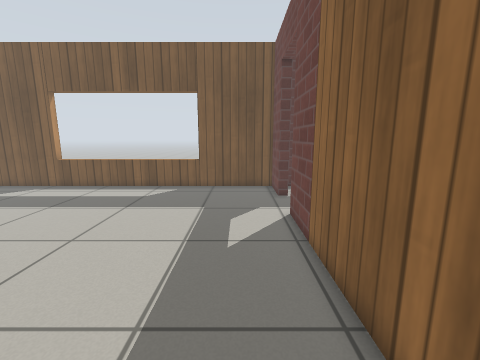
View 1 (above)

19 first-person views from a walk through a world built for the Gazebo simulator. The camera is 0.9 m above the floor, tilts 10° down and sees 90° across. The floor is counted in squares, 0.25 m on a side. Each view is taken from the middle of a square. On the plan, view 1 faces up. The plan holds only what a view shows up to about 20 squares ahead; the rest is blank. The place goes on beyond the plan. Gazebo's built-in surfaces are drawn with simple patterns. Some stock models are drawn as simple stand-ins.

View 2
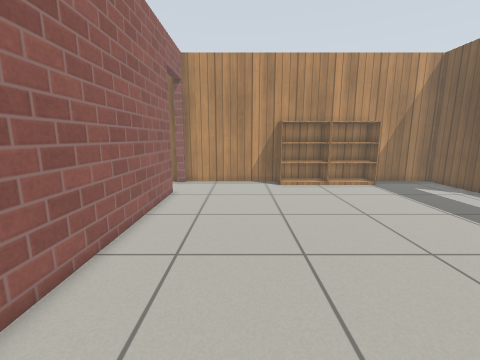

View 3
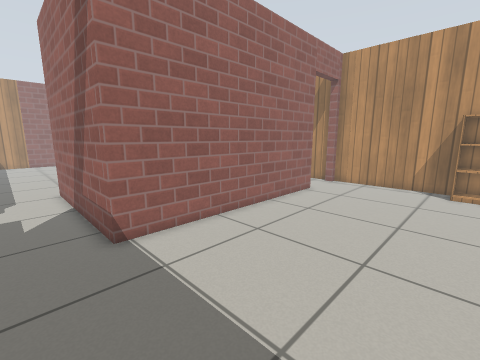

View 4
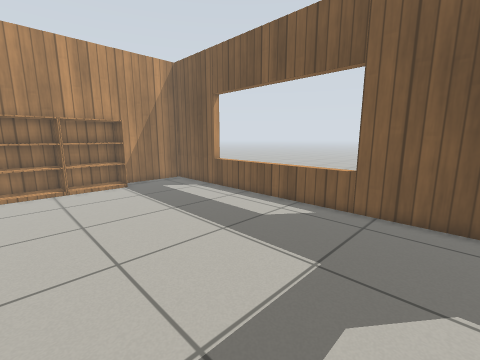

View 5
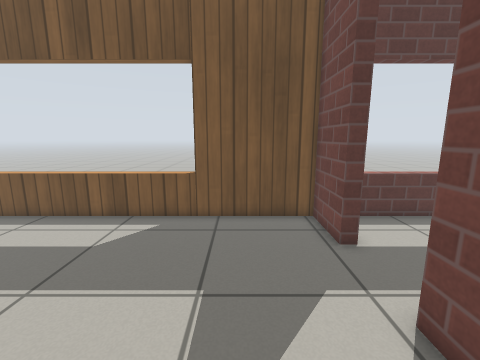

View 6
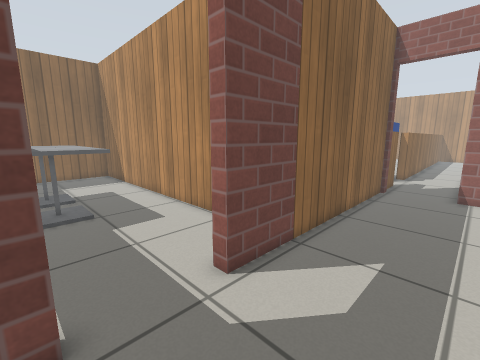

View 7
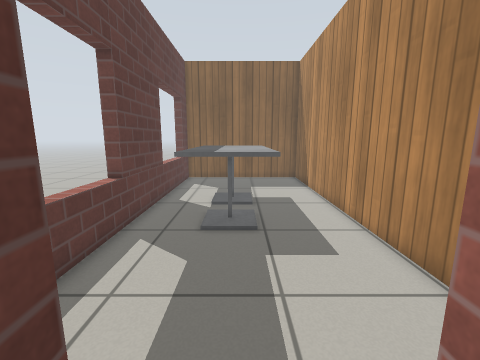

View 8
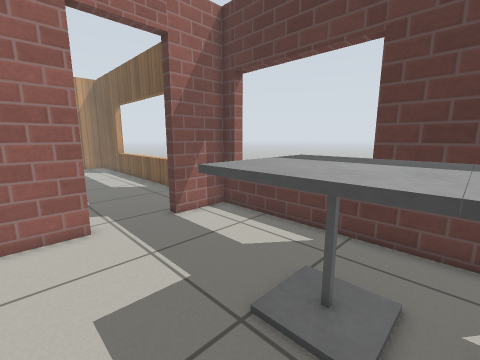

View 9
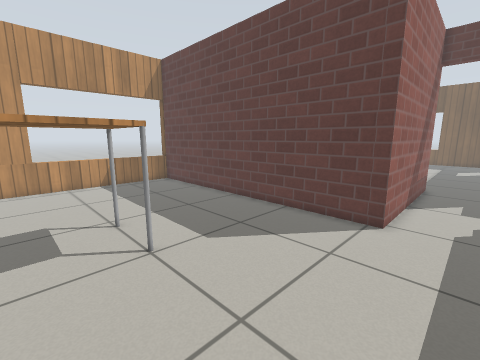

View 10
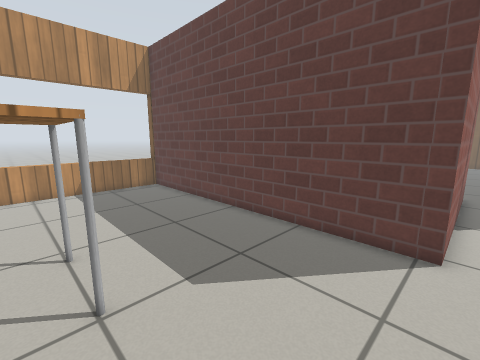

View 11
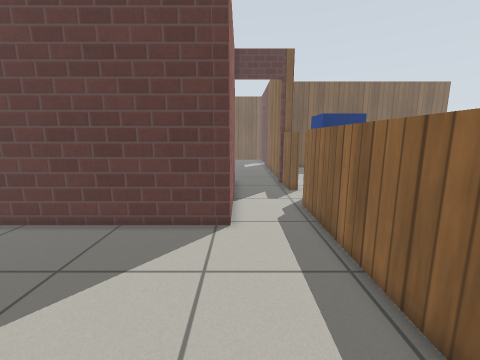

View 12
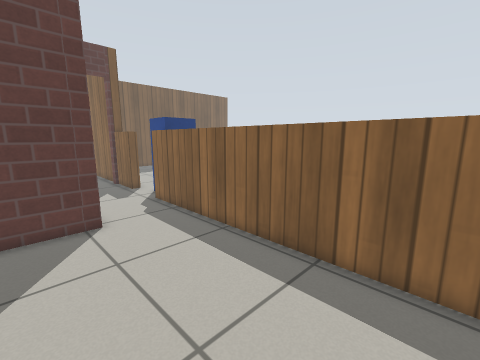

View 13
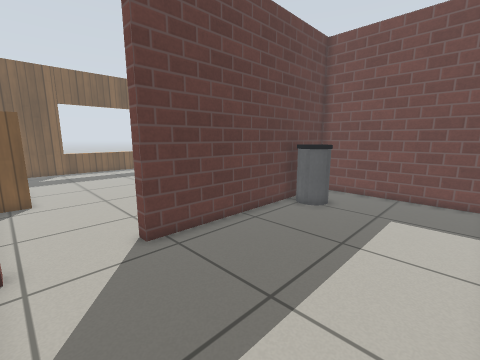

View 14
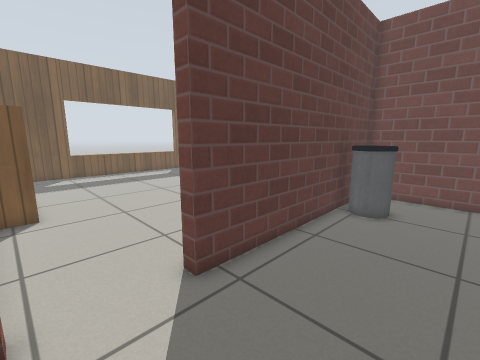

View 15
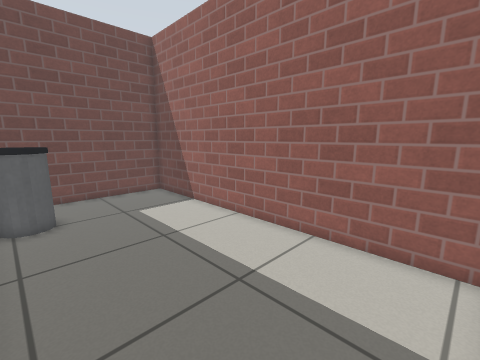

View 16
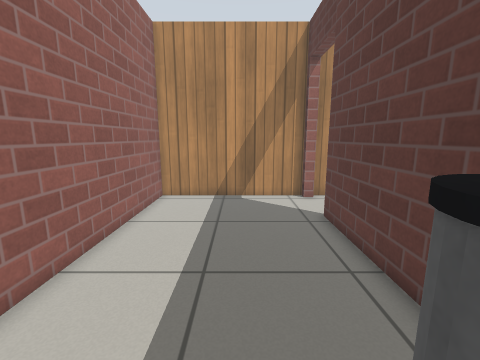

View 17
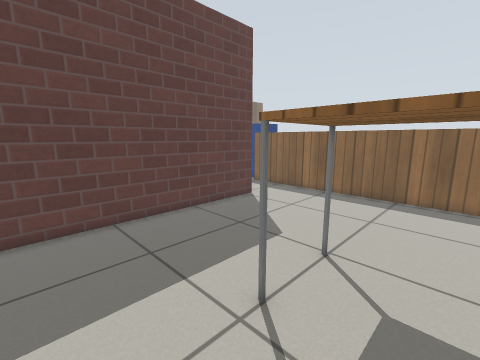

View 18
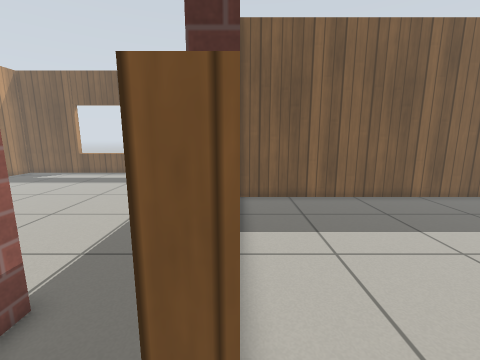

View 19
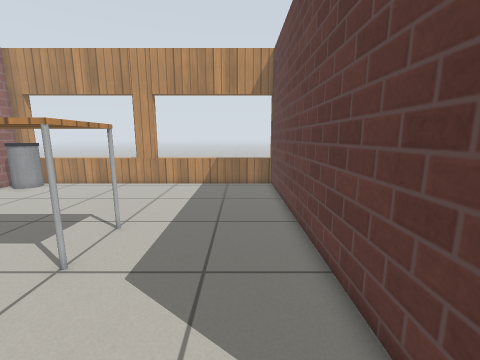

### Floor plan
Ten units are one square. View 1 is at (0, 0); x grows to the right and y downward. Boxes are objects, and circles mark ways between rooms. Rooms are numbered by the first view taken in them; rooms with no view inside come last. Other rooms are left out.
<svg viewBox="-200 -182 350 422">
<path fill="none" stroke="#000" d="M-147 25 -14 25M30 -147 24 -147 24 -177 -188 -177 -188 25 -183 25M24 26 24 -111 30 -111M63 -79 145 -79M30 -111 30 -86M145 -177 30 -177 30 -147M-14 85 -14 125 -195 125M-188 124 -188 235M24 234 24 93M-183 31 -188 31 -188 119 -20 119 -20 31 -147 31M-14 25 -14 85M145 -73 30 -73M31 58 24 58 24 30"/>
<rect x="-185" y="-85" width="20" height="40" fill="#bbb"><title>bookshelf</title></rect>
<rect x="-185" y="-125" width="20" height="40" fill="#bbb"><title>bookshelf</title></rect>
<rect x="85" y="-155" width="40" height="40" fill="#bbb"><title>cafe table</title></rect>
<rect x="125" y="-155" width="20" height="40" fill="#bbb"><title>cafe table</title></rect>
<rect x="-95" y="195" width="40" height="40" fill="#bbb"><title>table</title></rect>
<rect x="-75" y="35" width="30" height="20" fill="#bbb"><title>bin</title></rect>
<rect x="25" y="75" width="30" height="20" fill="#bbb"><title>postbox</title></rect>
<circle cx="30" cy="-125" r="3" fill="#2a7"/>
<circle cx="-165" cy="30" r="3" fill="#2a7"/>
<circle cx="5" cy="30" r="3" fill="#2a7"/>
<circle cx="5" cy="95" r="3" fill="#2a7"/>
<text x="-80" y="-80">1</text>
<text x="90" y="-130">2</text>
<text x="-80" y="180">3</text>
<text x="-110" y="70">4</text>
<text x="80" y="80">5</text>
</svg>
Room 1 opens to room 2. Room 1 opens to room 4. Room 1 opens to room 5. Room 3 opens to room 5.

Where each view was taken, in squares from view 1:
view 1: 0 up, 0 right, facing up
view 2: 2 up, 1 right, facing left
view 3: 6 up, 1 right, facing down-left
view 4: 6 up, 1 right, facing up-left
view 5: 7 up, 1 left, facing up
view 6: 15 up, 2 left, facing down-right
view 7: 13 up, 1 right, facing right
view 8: 9 up, 13 right, facing up-left
view 9: 23 down, 1 right, facing up-left
view 10: 21 down, 1 left, facing up-left
view 11: 22 down, 1 left, facing up
view 12: 23 down, 4 left, facing up-right
view 13: 11 down, 18 left, facing up-right
view 14: 8 down, 18 left, facing up-right
view 15: 4 down, 18 left, facing down-right
view 16: 7 down, 4 left, facing left
view 17: 23 down, 13 left, facing up-right
view 18: 7 down, 3 right, facing up
view 19: 15 down, 0 right, facing left
